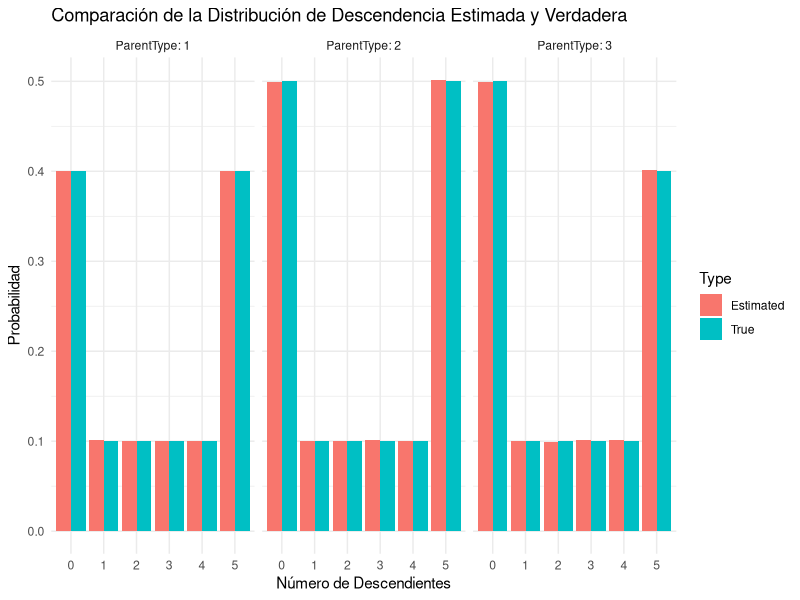

Here is the R script that generated this plot:
# Load necessary packages
library(MCMCpack)
library(reshape2)
library(ggplot2)

# Define three P_true matrices for each parent type with probabilities for up to 5 offspring
M <- 3
max_kappa <- 5
P_true_list <- list(
  matrix(c(0.3, 0.1, 0.1, 0.1, 0.1, 0.3,
           0.2, 0.1, 0.1, 0.1, 0.1, 0.4,
           0.4, 0.1, 0.1, 0.1, 0.1, 0.2), nrow = M, byrow = TRUE),
  matrix(c(0.5, 0.1, 0.1, 0.1, 0.1, 0.1,
           0.3, 0.1, 0.1, 0.1, 0.1, 0.3,
           0.1, 0.1, 0.1, 0.1, 0.1, 0.5), nrow = M, byrow = TRUE),
  matrix(c(0.2, 0.1, 0.1, 0.1, 0.1, 0.4,
           0.5, 0.1, 0.1, 0.1, 0.1, 0.1,
           0.3, 0.1, 0.1, 0.1, 0.1, 0.3), nrow = M, byrow = TRUE)
)

# Simulate the branching process to generate data
simulate_branching <- function(population, P_true_list, generations, max_kappa) {
  M <- length(population)
  data <- array(0, dim = c(generations, M, M, max_kappa + 1))
  
  for (gen in 1:generations) {
    new_population <- numeric(M)
    for (i in 1:M) {
      for (j in 1:population[i]) {
        for (k in 1:M) {
          offspring <- rmultinom(1, 1, P_true_list[[i]][k, ])
          data[gen, i, k, ] <- data[gen, i, k, ] + offspring
        }
        new_population <- new_population + colSums(offspring)
      }
    }
    population <- new_population
  }
  
  return(data)
}

# Parameters
generations <- 10
population <- c(10, 5, 5)

# Generate synthetic data
data <- simulate_branching(population, P_true_list, generations, max_kappa)

# Prepare the data for MCMC
counts <- array(0, dim = c(M, M, max_kappa + 1))
for (gen in 1:generations) {
  for (i in 1:M) {
    for (j in 1:M) {
      counts[i, j, ] <- counts[i, j, ] + data[gen, i, j, ]
    }
  }
}

alpha_prior <- array(1, dim = c(M, M, max_kappa + 1))  # Prior parameters for Dirichlet distribution

# Run the MCMC using MCmultinomialdirichlet
samples_list <- list()
for (i in 1:M) {
  for (j in 1:M) {
    samples <- MCmultinomdirichlet(
      counts[i, j, 1:(max_kappa + 1)], 
      alpha_prior[i, j, 1:(max_kappa + 1)], 
      mcmc = 10000, burnin = 1000, thin = 10
    )
    samples_list[[paste(i, j, sep = "_")]] <- samples
  }
}

# Combine samples into an array
num_samples <- nrow(samples_list[[1]])
samples_array <- array(0, dim = c(num_samples, M, M, max_kappa + 1))
for (i in 1:M) {
  for (j in 1:M) {
    samples_array[, i, j, 1:(max_kappa + 1)] <- samples_list[[paste(i, j, sep = "_")]]
  }
}

# Calculate the mean of the posterior samples
P_estimated <- apply(samples_array, c(2, 3, 4), mean)

cat("Estimated Offspring Distribution Matrix P:\n")
print(P_estimated)

# Rearrange P_estimated into three matrices of size M x (max_kappa + 1)
P_rearranged <- list()
for (i in 1:M) {
  P_rearranged[[i]] <- matrix(0, nrow = M, ncol = max_kappa + 1)
  for (j in 1:M) {
    for (k in 1:(max_kappa + 1)) {
      P_rearranged[[i]][j, k] <- P_estimated[i, j, k]
    }
  }
}

# Calculate the mean matrix
calculate_mean_matrix <- function(P_matrix, max_kappa) {
  mean_matrix <- matrix(0, nrow = nrow(P_matrix), ncol = nrow(P_matrix))
  for (i in 1:nrow(P_matrix)) {
    for (j in 1:nrow(P_matrix)) {
      mean_matrix[i, j] <- sum((0:max_kappa) * P_matrix[j, ])
    }
  }
  return(mean_matrix)
}

# Simulate the process and estimate super-criticality probability
m <- 1000  # Number of simulations
super_critical_count <- 0

for (sim in 1:m) {
  # Simulate d^2 posterior offspring laws
  P_simulated <- list()
  for (i in 1:M) {
    P_simulated[[i]] <- matrix(0, nrow = M, ncol = max_kappa + 1)
    for (j in 1:M) {
      sample_idx <- sample(1:num_samples, 1)  # Sample from posterior
      P_simulated[[i]][j, ] <- samples_array[sample_idx, i, j, ]
    }
  }
  
  # Calculate the mean matrix for the simulated P
  mean_matrix_sim <- matrix(0, nrow = M, ncol = M)
  for (i in 1:M) {
    mean_matrix_sim <- mean_matrix_sim + calculate_mean_matrix(P_simulated[[i]], max_kappa)
  }
  mean_matrix_sim <- mean_matrix_sim / M
  
  # Calculate the largest eigenvalue
  eigenvalues_sim <- eigen(mean_matrix_sim)$values
  largest_eigenvalue_sim <- max(Re(eigenvalues_sim))
  
  # Check if the largest eigenvalue is greater than 1
  if (largest_eigenvalue_sim > 1) {
    super_critical_count <- super_critical_count + 1
  }
}

# Calculate the probability of super-criticality
prob_super_critical <- super_critical_count / m
cat("Estimated Probability of Super-Criticality: ", prob_super_critical, "\n")

# Prepare P_true for comparison
P_true_extended <- list()
for (i in 1:M) {
  P_true_extended[[i]] <- matrix(0, nrow = M, ncol = max_kappa + 1)
  for (j in 1:M) {
    P_true_extended[[i]][j, 1:(max_kappa + 1)] <- P_true_list[[i]][j, 1:(max_kappa + 1)]
  }
}

# Convert to data frames for plotting
P_estimated_df <- data.frame()
P_true_df <- data.frame()

for (i in 1:M) {
  for (j in 1:M) {
    for (k in 0:max_kappa) {
      P_estimated_df <- rbind(P_estimated_df, data.frame(
        ParentType = i,
        OffspringType = j,
        OffspringCount = k,
        Probability = P_rearranged[[i]][j, k + 1],
        Type = "Estimated"
      ))
      P_true_df <- rbind(P_true_df, data.frame(
        ParentType = i,
        OffspringType = j,
        OffspringCount = k,
        Probability = P_true_extended[[i]][j, k + 1],
        Type = "True"
      ))
    }
  }
}

# Combine the data frames
comparison_df <- rbind(P_estimated_df, P_true_df)

# Plot the comparison
ggplot(comparison_df, aes(x = factor(OffspringCount), y = Probability, fill = Type)) +
  geom_bar(stat = "identity", position = "dodge") +
  facet_wrap(~ ParentType, labeller = label_both) +
  labs(x = "Número de Descendientes", y = "Probabilidad", 
       title = "Comparación de la Distribución de Descendencia Estimada y Verdadera") +
  theme_minimal()
